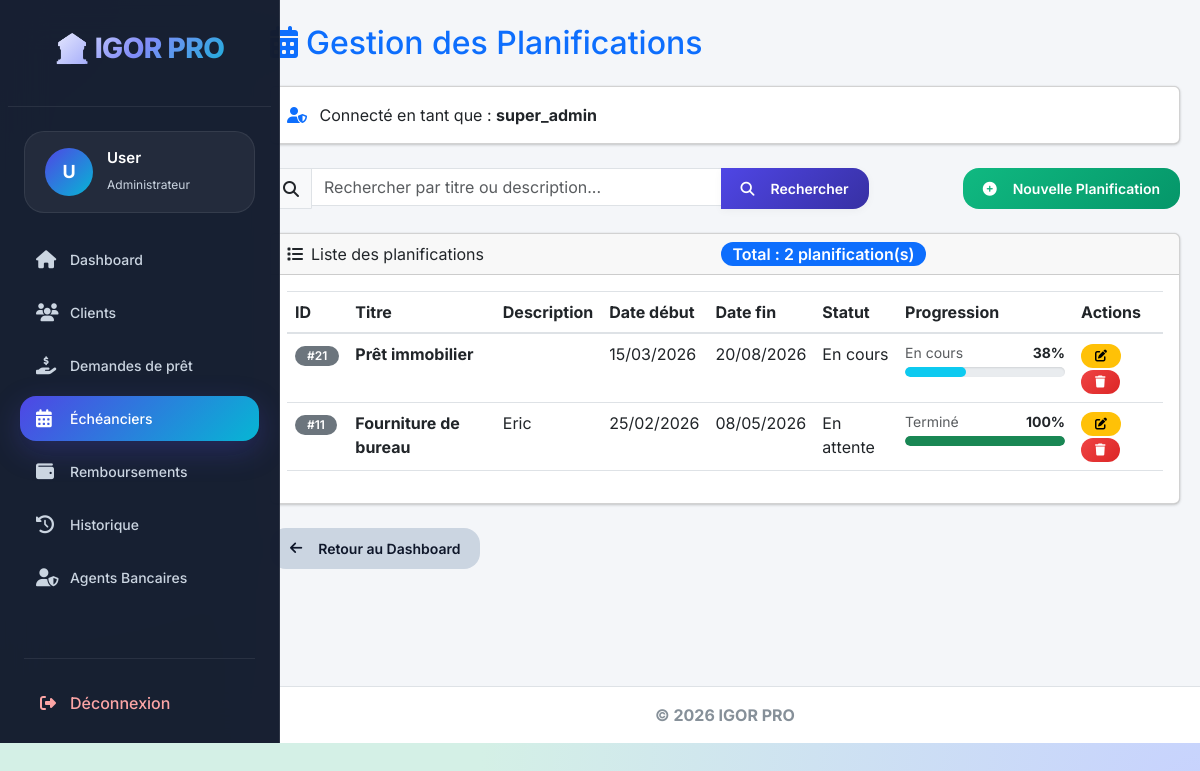
Page /planification.php (signed in) on the committed database.
### tables this page shows
CREATE TABLE `planification` (
  `id` int(11) NOT NULL,
  `titre` varchar(255) NOT NULL,
  `description` text DEFAULT NULL,
  `date_debut` datetime NOT NULL,
  `date_fin` datetime NOT NULL,
  `statut` enum('en attente','terminé','en cours') DEFAULT 'en attente'
);

### planification.php (called while the page is built, shortened)
<?php
require_once 'config.php';
require_once 'verification_role.php';
$search = $_GET['search'] ?? '';
$condition_agence = condition_agence();
try {
    if (!empty($search)) {
        $sql = "SELECT p.* FROM planification p
                WHERE (p.titre LIKE :search OR p.description LIKE :search)";
        if (!empty($condition_agence)) {
            $sql .= " AND " . $condition_agence;
        }
        $sql .= " ORDER BY p.date_debut DESC";
        $stmt = $conn->prepare($sql);
        $stmt->execute(['search' => "%$search%"]);
    } else {
        $sql = "SELECT p.* FROM planification p";
        if (!empty($condition_agence)) {
            $sql .= " WHERE " . $condition_agence;
        }
        $sql .= " ORDER BY p.date_debut DESC";
        $stmt = $conn->query($sql);
    }
    $planifications = $stmt->fetchAll(PDO::FETCH_ASSOC);
} catch(PDOException $e) {
    error_log("Erreur planifications.php: " . $e->getMessage());
    $error = "Erreur lors du chargement des planifications.";
}
include("layout.php");

### verification_role.php (called while the page is built, shortened)
<?php
function condition_agence($table_alias = '') {
    if ($_SESSION['role'] == 'super_admin') {
        return "1=1";
    }
    $alias = $table_alias ? $table_alias . '.' : '';
    return $alias . "agence_id = " . intval($_SESSION['agence_id']);
}
function peut_modifier($proprietaire_id) {
    if ($_SESSION['role'] == 'super_admin') return true;
    return false;
}
?>

### pages/planifications_content.php (the view, shortened to what this page needs)
<h2 class="text-primary mb-4">
    <i class="fas fa-calendar-alt me-2"></i>Gestion des Planifications
</h2>
<div class="card mb-4">
    <div class="card-body">
        <i class="fas fa-user-shield me-2 text-primary"></i>
        Connecté en tant que : <strong><?= htmlspecialchars($_SESSION['role']) ?></strong>
    </div>
</div>
<div class="row mb-4">
    <div class="col-md-8">
        <form method="GET" class="input-group">
            <span class="input-group-text"><i class="fas fa-search"></i></span>
            <input type="text" name="search" class="form-control"
                   value="<?= htmlspecialchars($search) ?>"
                   placeholder="Rechercher par titre ou description...">
            <button type="submit" class="btn btn-primary">
                <i class="fas fa-search me-2"></i>Rechercher
            </button>
        </form>
    </div>
    <div class="col-md-4 text-end">
        <a href="gestion_planification.php" class="btn btn-success">
            <i class="fas fa-plus-circle me-2"></i>Nouvelle Planification
        </a>
    </div>
</div>
<div class="card">
    <div class="card-header d-flex justify-content-between align-items-center">
        <div>
            <i class="fas fa-list me-2"></i>Liste des planifications
        </div>
        <span class="badge bg-primary fs-6">
            Total : <?= count($planifications) ?> planification(s)
        </span>
    </div>
    <div class="card-body">
        <?php if (empty($planifications)): ?>
            <div class="text-center py-5">
                <i class="fas fa-calendar-times fa-4x text-muted mb-3"></i>
                <p class="text-muted">Aucune planification trouvée.</p>
            </div>
        <?php else: ?>
            <div class="table-responsive">
                <table class="table table-hover align-middle">
                    <thead>
                        <tr>
                            <th>ID</th>
                            <th>Titre</th>
                            <th>Description</th>
                            <th>Date début</th>
                            <th>Date fin</th>
                            <th>Statut</th>
                            <th style="min-width: 140px;">Progression</th>
                            <th>Actions</th>
                        </tr>
                    </thead>
                    <tbody>
                        <?php foreach ($planifications as $plan): ?>
                            <?php
                            $debut = new DateTime($plan['date_debut']);
                            $fin   = new DateTime($plan['date_fin']);
                            $now   = new DateTime();
                            if ($now < $debut) {
                                $progression = 0;
                                $statut_label = 'À venir';
                            } elseif ($now > $fin) {
                                $progression = 100;
                                $statut_label = 'Terminé';
                            } else {
                                $total  = $debut->diff($fin)->days ?: 1;
                                $ecoule = $debut->diff($now)->days;
                                $progression = min(round(($ecoule / $total) * 100), 100);
                                $statut_label = 'En cours';
                            }
                            ?>
                            <tr>
                                <td><span class="badge bg-secondary">#<?= $plan['id'] ?></span></td>
                                <td><strong><?= htmlspecialchars($plan['titre']) ?></strong></td>
                                <td class="description-cell" title="<?= htmlspecialchars($plan['description'] ?? '') ?>">
                                    <?= htmlspecialchars($plan['description'] ?? '-') ?>
                                </td>
                                <td><?= date('d/m/Y', strtotime($plan['date_debut'])) ?></td>
                                <td><?= date('d/m/Y', strtotime($plan['date_fin'])) ?></td>
                                <td>
                                    <?php
                                    $badgeClass = match($plan['statut'] ?? '') {
                                        'en attente' => 'badge-attente',
                                        'en cours'   => 'badge-cours',
                                        'terminé'    => 'badge-termine',
                                        default      => 'bg-secondary'
                                    };
                                    ?>
                                    <span class="badge-statut <?= $badgeClass ?>">
                                        <?= ucfirst(htmlspecialchars($plan['statut'] ?? 'Inconnu')) ?>
                                    </span>
                                </td>
                                <td>
                                    <?php
                                    $debut = new DateTime($plan['date_debut']);
                                    $fin   = new DateTime($plan['date_fin']);
                                    $now   = new DateTime();
                                    if ($now < $debut) {
                                        $progression = 0;
                                        $progress_color = 'bg-warning';
                                        $statut_label = 'À venir';
                                    } elseif ($now > $fin) {
                                        $progression = 100;
                                        $progress_color = 'bg-success';
                                        $statut_label = 'Terminé';
                                    } else {
                                        $total  = $debut->diff($fin)->days ?: 1;
                                        $ecoule = $debut->diff($now)->days;
                                        $progression = min(round(($ecoule / $total) * 100), 100);
                                        $progress_color = 'bg-info';
                                        $statut_label = 'En cours';
                                    }
                                    ?>
                                    <div class="progress-wrapper">
                                        <div class="d-flex justify-content-between mb-1">
                                            <small class="text-muted"><?= $statut_label ?></small>
                                            <small class="fw-bold"><?= $progression ?>%</small>
                                        </div>
                                        <div class="progress" style="height: 10px; border-radius: 50px;">
                                            <div class="progress-bar <?= $progress_color ?>"
                                                role="progressbar"
                                                style="width: <?= $progression ?>%;"
                                                aria-valuenow="<?= $progression ?>"
                                                aria-valuemin="0"
                                                aria-valuemax="100">
                                            </div>
                                        </div>
                                    </div>
                                </td>
                                <td>
                                    <?php if (peut_modifier($plan['id'])): ?>
                                        <a href="editplanification.php?id=<?= $plan['id'] ?>"
                                           class="btn btn-warning btn-sm btn-action" title="Modifier">
                                            <i class="fas fa-edit"></i>
                                        </a>
                                        <a href="deleteplanification.php?id=<?= $plan['id'] ?>"
                                           class="btn btn-danger btn-sm btn-action"
                                           onclick="return confirm('Supprimer cette planification ?\n\n<?= addslashes($plan['titre']) ?>')"
                                           title="Supprimer">
                                            <i class="fas fa-trash"></i>
                                        </a>
                                    <?php else: ?>
                                        <span class="text-muted"><i class="fas fa-ban"></i></span>
                                    <?php endif; ?>
                                </td>
                            </tr>
                        <?php endforeach; ?>
                    </tbody>
                </table>
            </div>
        <?php endif; ?>
    </div>
</div>
<div class="mt-4">
    <a href="dashboard.php" class="btn btn-secondary">
        <i class="fas fa-arrow-left me-2"></i>Retour au Dashboard
    </a>
</div>

### ASSET/CSS/admin-pro.css (style rules this page uses)
:root { --bg-primary: #d4f0e6; --bg-secondary: #ffffff; --bg-card: #ffffff; --bg-hover: #e8f8f2; --primary-glow: #0e7c6b; --primary-dark: #0a5e51; --success-glow: #2e7d32; --warning-glow: #b85c00; --danger-glow: #b71c1c; --info-glow: #0284c7; --text-primary: #1e3a3a; --text-secondary: #2c4e4e; --text-muted: #4f6f6f; --border-glow: rgba(14, 124, 107, 0.15); --border-hover: rgba(14, 124, 107, 0.3); --shadow-sm: 0 2px 4px rgba(0,0,0,0.03); --shadow-md: 0 4px 8px rgba(14, 124, 107, 0.1); --shadow-lg: 0 10px 20px rgba(14, 124, 107, 0.15); --shadow-glow: 0 0 0 2px rgba(14, 124, 107, 0.1); --transition: all 0.3s ease; --border-radius: 16px; --border-radius-sm: 12px; }
body { background-color: var(--bg-primary) !important; font-family: 'Inter', 'Segoe UI', sans-serif; color: var(--text-primary); min-height: 100vh; }

### ASSET/CSS/style.css (style rules this page uses)
:root { --primary: #4f46e5; --primary-light: #818cf8; --primary-dark: #3730a3; --secondary: #06b6d4; --secondary-light: #22d3ee; --accent: #8b5cf6; --dark: #0f172a; --dark-light: #1e293b; --gray-dark: #475569; --gray: #94a3b8; --gray-light: #cbd5e1; --light: #f8fafc; --white: #ffffff; --success: #10b981; --success-light: #34d399; --danger: #ef4444; --danger-light: #f87171; --warning: #f59e0b; --warning-light: #fbbf24; --info: #3b82f6; --shadow-sm: 0 2px 8px rgba(0, 0, 0, 0.04); --shadow-md: 0 5px 20px rgba(0, 0, 0, 0.06); --shadow-lg: 0 10px 30px rgba(0, 0, 0, 0.08); --shadow-xl: 0 20px 40px rgba(0, 0, 0, 0.12); --shadow-primary: 0 10px 30px rgba(79, 70, 229, 0.25); --radius-sm: 12px; --radius-md: 16px; --radius-lg: 20px; --radius-xl: 24px; --radius-2xl: 28px; --transition-fast: 0.2s ease; --transition-base: 0.3s ease; --transition-slow: 0.4s ease; --glass-bg: rgba(255, 255, 255, 0.7); --glass-border: rgba(255, 255, 255, 0.4); --glass-blur: blur(12px); }
* { margin: 0; padding: 0; box-sizing: border-box; }
body { font-family: 'Inter', -apple-system, BlinkMacSystemFont, sans-serif; background: radial-gradient(circle at 0% 0%, #e0e7ff, transparent 50%), radial-gradient(circle at 100% 100%, #c7d2fe, transparent 50%), #f0f4ff; min-height: 100vh; overflow-x: hidden; color: var(--dark); line-height: 1.5; }
.badge { display: inline-flex; align-items: center; padding: 4px 12px; border-radius: 20px; font-size: 12px; font-weight: 600; }
.btn { display: inline-flex; align-items: center; justify-content: center; gap: 8px; padding: 10px 20px; border: none; border-radius: var(--radius-md); font-weight: 600; font-size: 14px; cursor: pointer; transition: var(--transition-base); text-decoration: none; }
.btn-primary { background: linear-gradient(135deg, var(--primary), var(--primary-dark)); color: white; box-shadow: var(--shadow-sm); }
.btn-secondary { background: var(--gray-light); color: var(--dark); }
.btn-success { background: linear-gradient(135deg, var(--success), #059669); color: white; }
.btn-danger { background: linear-gradient(135deg, var(--danger), #dc2626); color: white; }
.btn-sm { padding: 6px 14px; font-size: 12px; }

### pages/planifications_content.php (style rules this page uses)
.progress-wrapper { min-width: 160px; }
.progress { background-color: #e9ecef; box-shadow: inset 0 1px 2px rgba(0, 0, 0, 0.1); }
.progress-bar { transition: width 0.6s ease; border-radius: 50px; }

### rows in the picture
planification: id "21", titre "Prêt immobilier", date_debut "15/03/2026", date_fin "20/08/2026", statut "En cours", statut_label "En cours", progression "38"
planification: id "11", titre "Fourniture de bureau", description "Eric", date_debut "25/02/2026", date_fin "08/05/2026", statut "En attente", statut_label "Terminé", progression "100"

### other values in the picture
substr($_SESSION['username'] ?? 'U', 0, 1) "U"
$_SESSION['username'] "User"
$_SESSION['role'] "super_admin"
count($planifications) "2"
